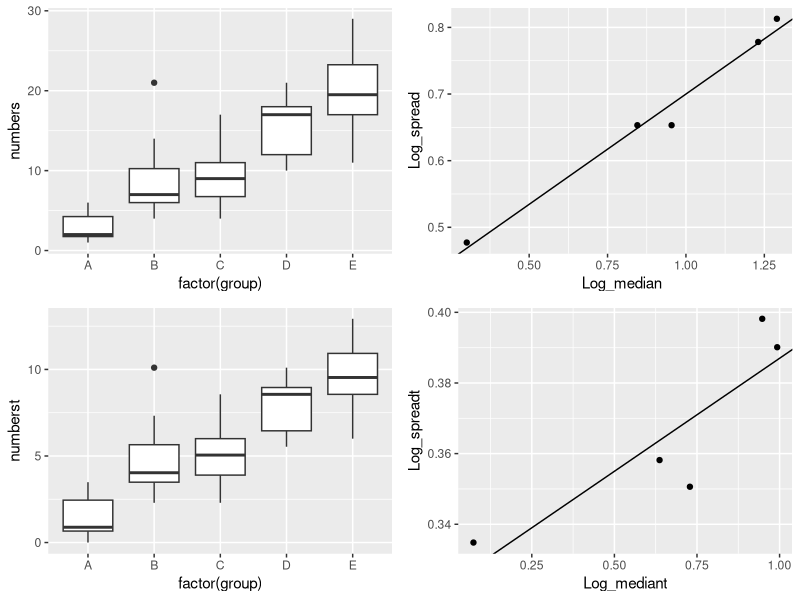

Write R code to recreate this figure.
# Multiple plot function
#
# ggplot objects can be passed in ..., or to plotlist (as a list of ggplot objects)
# - cols:   Number of columns in layout
# - layout: A matrix specifying the layout. If present, 'cols' is ignored.
#
# If the layout is something like matrix(c(1,2,3,3), nrow=2, byrow=TRUE),
# then plot 1 will go in the upper left, 2 will go in the upper right, and
# 3 will go all the way across the bottom.
#
multiplot <- function(..., plotlist=NULL, file, cols=1, layout=NULL) {
  library(grid)
  
  # Make a list from the ... arguments and plotlist
  plots <- c(list(...), plotlist)
  
  numPlots = length(plots)
  
  # If layout is NULL, then use 'cols' to determine layout
  if (is.null(layout)) {
    # Make the panel
    # ncol: Number of columns of plots
    # nrow: Number of rows needed, calculated from # of cols
    layout <- matrix(seq(1, cols * ceiling(numPlots/cols)),
                     ncol = cols, nrow = ceiling(numPlots/cols))
  }
  
  if (numPlots==1) {
    print(plots[[1]])
    
  } else {
    # Set up the page
    grid.newpage()
    pushViewport(viewport(layout = grid.layout(nrow(layout), ncol(layout))))
    
    # Make each plot, in the correct location
    for (i in 1:numPlots) {
      # Get the i,j matrix positions of the regions that contain this subplot
      matchidx <- as.data.frame(which(layout == i, arr.ind = TRUE))
      
      print(plots[[i]], vp = viewport(layout.pos.row = matchidx$row,
                                      layout.pos.col = matchidx$col))
    }
  }
}
A<-c(1,3,5,1,2,2,2,2,1,2,6,1,3,2,6,5,5,4,1,3)
B<-c(5,6,10,7,6,9,6,21,8,6,14,13,11,10,5,7,5,7,11,4)
C<-c(4,8,7,5,11,11,4,11,11,17,9,13,14,5,8,10,10,9,8,6)
D<-c(10,18,11,17,12,12,12,18,18,11,19,21,17,17,16,17,17,12,21,19)
E<-c(18,29,19,13,17,20,22,19,24,23,17,28,22,11,15,17,22,25,14,26)
numbers<-c(A,B,C,D,E)

library(ggplot2)
library(car)
library(grid)
library(gridExtra)
group<-c(1:100)
for(i in 1:20)
  group[i]<-"A"
for(i in 21:40)
  group[i]<-"B"
for(i in 41:60)
  group[i]<-"C"
for(i in 61:80)
  group[i]<-"D"
for(i in 81:100)
  group[i]<-"E"
#creat spread-level data for original scale
spread<-c(3.0,4.5,4.5,6.0,6.5)
median<-c(2.0,7.0,9.0,17.0,19.5)
Log_spread<-sapply(spread,log10)
Log_median<-sapply(median,log10)
groupsl<-c("A","B","C","D","E")
sl<-data.frame(Log_spread,Log_median,groupsl)
#creat spread-level data for transformed scale
spreadt<-c(2.161819,2.281236,2.241917,2.501359,2.455428)
mediant<-c(1.184126,4.332358,5.352774,8.860648,9.835387)
Log_spreadt<-sapply(spreadt,log10)
Log_mediant<-sapply(mediant,log10)
slt<-data.frame(Log_spreadt,Log_mediant,groupsl)
lr1<-lm(Log_spread~Log_median)
lr2<-lm(Log_spreadt~Log_mediant)

pdf("HW3.pdf",paper="a4")
EDA<-data.frame(numbers,group)
par(mfrow=c(2,2))
p1<-ggplot(EDA,aes(x=factor(group),y=numbers))+geom_boxplot()
#p2<-spread.level.plot(numbers~group, data=EDA)
p<-0.6758451
trans<-function(x){
  return((x**p-1)/p)
}
trans(2)
numberst<-sapply(EDA$numbers,trans)
EDAtrans<-data.frame(numberst,group)
p3<-ggplot(EDAtrans,aes(x=factor(group),y=numberst))+geom_boxplot()
#p4<-spread.level.plot(numberst~group, data=EDAtrans)
p2<-ggplot(sl,aes(x=Log_median,y=Log_spread))+geom_point()+geom_abline(intercept=0.369,slope=0.331)
p4<-ggplot(slt,aes(x=Log_mediant,y=Log_spreadt))+geom_point()+geom_abline(intercept=0.323,slope=0.064)
grid.arrange(p1,p2,p3,p4,ncol=2)
dev.off()
